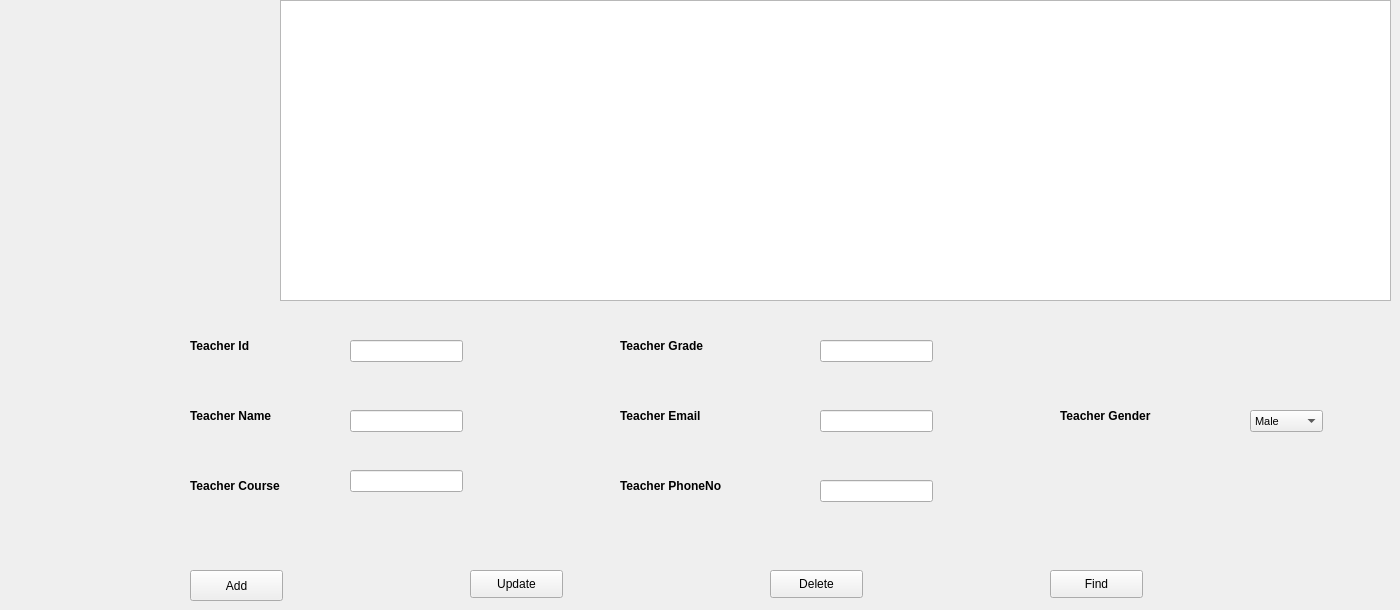
        <widget class="QWidget" name="Teachers_3">
         <widget class="QLabel" name="teacherid_label_3">
          <property name="geometry">
           <rect>
            <x>190</x>
            <y>330</y>
            <width>91</width>
            <height>31</height>
           </rect>
          </property>
          <property name="font">
           <font>
            <pointsize>9</pointsize>
            <weight>75</weight>
            <bold>true</bold>
           </font>
          </property>
          <property name="text">
           <string>Teacher Id</string>
          </property>
         </widget>
         <widget class="QLineEdit" name="teacherid_lineEdit_3">
          <property name="geometry">
           <rect>
            <x>350</x>
            <y>340</y>
            <width>113</width>
            <height>22</height>
           </rect>
          </property>
         </widget>
         <widget class="QLabel" name="teachername_label_3">
          <property name="geometry">
           <rect>
            <x>190</x>
            <y>400</y>
            <width>111</width>
            <height>31</height>
           </rect>
          </property>
          <property name="font">
           <font>
            <pointsize>9</pointsize>
            <weight>75</weight>
            <bold>true</bold>
           </font>
          </property>
          <property name="text">
           <string>Teacher Name</string>
          </property>
         </widget>
         <widget class="QLineEdit" name="teachercourse_lineEdit_3">
          <property name="geometry">
           <rect>
            <x>350</x>
            <y>470</y>
            <width>113</width>
            <height>22</height>
           </rect>
          </property>
         </widget>
         <widget class="QLabel" name="teachercourse_label_3">
          <property name="geometry">
           <rect>
            <x>190</x>
            <y>470</y>
            <width>121</width>
            <height>31</height>
           </rect>
          </property>
          <property name="font">
           <font>
            <pointsize>9</pointsize>
            <weight>75</weight>
            <bold>true</bold>
           </font>
          </property>
          <property name="text">
           <string>Teacher Course</string>
          </property>
         </widget>
         <widget class="QLineEdit" name="teachername_lineEdit_3">
          <property name="geometry">
           <rect>
            <x>350</x>
            <y>410</y>
            <width>113</width>
            <height>22</height>
           </rect>
          </property>
         </widget>
         <widget class="QLabel" name="teachergrade_label_5">
          <property name="geometry">
           <rect>
            <x>620</x>
            <y>330</y>
            <width>121</width>
            <height>31</height>
           </rect>
          </property>
          <property name="font">
           <font>
            <pointsize>9</pointsize>
            <weight>75</weight>
            <bold>true</bold>
           </font>
          </property>
          <property name="text">
           <string>Teacher Grade</string>
          </property>
         </widget>
         <widget class="QLabel" name="teacheremail_label_3">
          <property name="geometry">
           <rect>
            <x>620</x>
            <y>400</y>
            <width>121</width>
            <height>31</height>
           </rect>
          </property>
          <property name="font">
           <font>
            <pointsize>9</pointsize>
            <weight>75</weight>
            <bold>true</bold>
           </font>
          </property>
          <property name="text">
           <string>Teacher Email</string>
          </property>
         </widget>
         <widget class="QLabel" name="teacherphoneno_label_3">
          <property name="geometry">
           <rect>
            <x>620</x>
            <y>470</y>
            <width>131</width>
            <height>31</height>
           </rect>
          </property>
          <property name="font">
           <font>
            <pointsize>9</pointsize>
            <weight>75</weight>
            <bold>true</bold>
           </font>
          </property>
          <property name="text">
           <string>Teacher PhoneNo</string>
          </property>
         </widget>
         <widget class="QComboBox" name="teachergender_comboBox_3">
          <property name="geometry">
           <rect>
            <x>1250</x>
            <y>410</y>
            <width>73</width>
            <height>22</height>
           </rect>
          </property>
          <property name="font">
           <font>
            <pointsize>8</pointsize>
           </font>
          </property>
          <item>
           <property name="text">
            <string>Male</string>
           </property>
          </item>
          <item>
           <property name="text">
            <string>Female</string>
           </property>
          </item>
         </widget>
         <widget class="QLabel" name="teachergrade_label_6">
          <property name="geometry">
           <rect>
            <x>1060</x>
            <y>400</y>
            <width>121</width>
            <height>31</height>
           </rect>
          </property>
          <property name="font">
           <font>
            <pointsize>9</pointsize>
            <weight>75</weight>
            <bold>true</bold>
           </font>
          </property>
          <property name="text">
           <string>Teacher Gender</string>
          </property>
         </widget>
         <widget class="QLineEdit" name="teachergrade_lineEdit_3">
          <property name="geometry">
           <rect>
            <x>820</x>
            <y>340</y>
            <width>113</width>
            <height>22</height>
           </rect>
          </property>
         </widget>
         <widget class="QLineEdit" name="teacheremail_lineEdit_3">
          <property name="geometry">
           <rect>
            <x>820</x>
            <y>410</y>
            <width>113</width>
            <height>22</height>
           </rect>
          </property>
         </widget>
         <widget class="QLineEdit" name="teacherphoneno_lineEdit_3">
          <property name="geometry">
           <rect>
            <x>820</x>
            <y>480</y>
            <width>113</width>
            <height>22</height>
           </rect>
          </property>
         </widget>
         <widget class="QPushButton" name="teacher_add_button_3">
          <property name="geometry">
           <rect>
            <x>190</x>
            <y>570</y>
            <width>93</width>
            <height>31</height>
           </rect>
          </property>
          <property name="text">
           <string>Add</string>
          </property>
         </widget>
         <widget class="QPushButton" name="teacher_update_button_3">
          <property name="geometry">
           <rect>
            <x>470</x>
            <y>570</y>
            <width>93</width>
            <height>28</height>
           </rect>
          </property>
          <property name="text">
           <string>Update</string>
          </property>
         </widget>
         <widget class="QPushButton" name="teacher_delete_button_3">
          <property name="geometry">
           <rect>
            <x>770</x>
            <y>570</y>
            <width>93</width>
            <height>28</height>
           </rect>
          </property>
          <property name="text">
           <string>Delete</string>
          </property>
         </widget>
         <widget class="QPushButton" name="teacher_find_button_3">
          <property name="geometry">
           <rect>
            <x>1050</x>
            <y>570</y>
            <width>93</width>
            <height>28</height>
           </rect>
          </property>
          <property name="text">
           <string>Find</string>
          </property>
         </widget>
         <widget class="QTableWidget" name="teachertable_widget_3">
          <property name="geometry">
           <rect>
            <x>280</x>
            <y>0</y>
            <width>1111</width>
            <height>301</height>
           </rect>
          </property>
         </widget>
        </widget>
